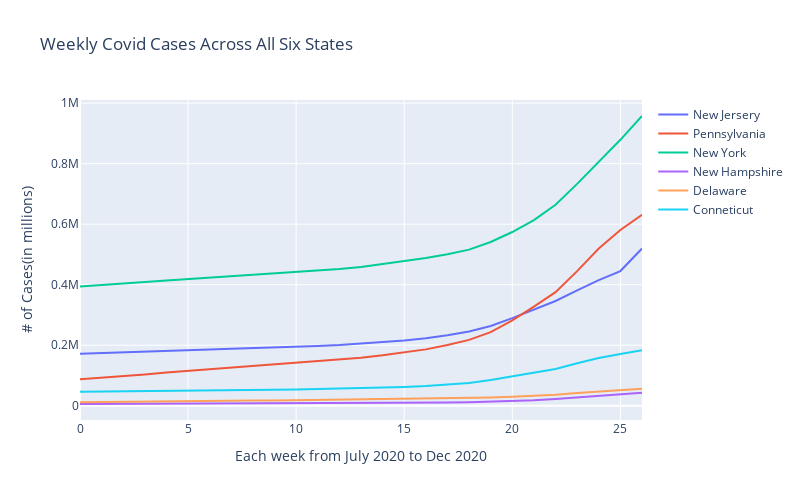

Notebook code for this chart:
### Code cell
state_deaths = pd.DataFrame({
  "New Jersery": weekly_nj_cases_info,
  "Pennsylvania": state_cases_and_deaths["PA"]["case_info"],
  "New York": state_cases_and_deaths["NY"]["case_info"],
  "New Hampshire": state_cases_and_deaths["NH"]["case_info"],
  "Delaware": state_cases_and_deaths["DE"]["case_info"],
  "Conneticut": state_cases_and_deaths["CT"]["case_info"]
})

fig = go.Figure()
for state in state_deaths.columns:
    fig.add_trace(go.Scatter(x=state_deaths.index, y=state_deaths[state], mode='lines', name=state))
fig.update_layout(
    title='Weekly Covid Cases Across All Six States',
    xaxis=dict(title='Each week from July 2020 to Dec 2020'),
    yaxis=dict(title='# of Cases(in millions)'),
    showlegend=True,
    width=800,
    height=500 
)

# fig.write_image("cases_across_states.png")
# Image(filename="cases_across_states.png")

### Figure 1 — Plotly figure (JSON) as saved in the notebook; plotly's stock layout.template omitted (floating-point values rounded to 4 significant figures)
{"data": [{"mode": "lines", "name": "New Jersery", "type": "scatter", "x": [0, 1, 2, 3, 4, 5, 6, 7, 8, 9, 10, 11, 12, 13, 14, 15, 16, 17, 18, 19, 20, 21, 22, 23, 24, 25, 26], "y": [171841, 173893, 176012, 177591, 180598, 183327, 185938, 188378, 190306, 192595, 194988, 197792, 200987, 205274, 209850, 216023, 223223, 232997, 245257, 263495, 289562, 317905, 346206, 381486, 415075, 445138, 519615]}, {"mode": "lines", "name": "Pennsylvania", "type": "scatter", "x": [0, 1, 2, 3, 4, 5, 6, 7, 8, 9, 10, 11, 12, 13, 14, 15, 16, 17, 18, 19, 20, 21, 22, 23, 24, 25, 26], "y": [87240, 92148, 97665, 103394, 110201, 115714, 121128, 126149, 130536, 135607, 141287, 146988, 152543, 158967, 166552, 175922, 186297, 200674, 217666, 243368, 281852, 327829, 375431, 444857, 519369, 581026, 631333]}, {"mode": "lines", "name": "New York", "type": "scatter", "x": [0, 1, 2, 3, 4, 5, 6, 7, 8, 9, 10, 11, 12, 13, 14, 15, 16, 17, 18, 19, 20, 21, 22, 23, 24, 25, 26], "y": [394248, 398383, 404075, 408945, 413662, 418292, 422772, 427271, 431409, 436287, 441223, 446435, 451961, 458718, 468337, 478009, 488575, 500746, 515884, 541034, 574141, 613335, 664307, 733133, 804624, 878771, 957481]}, {"mode": "lines", "name": "New Hampshire", "type": "scatter", "x": [0, 1, 2, 3, 4, 5, 6, 7, 8, 9, 10, 11, 12, 13, 14, 15, 16, 17, 18, 19, 20, 21, 22, 23, 24, 25, 26], "y": [5802, 5952, 6113, 6294, 6513, 6719, 6886, 7036, 7159, 7297, 7517, 7780, 8007, 8266, 8731, 9349, 9917, 10641, 11563, 13148, 15749, 18382, 22332, 27592, 33433, 36542, 43242]}, {"mode": "lines", "name": "Delaware", "type": "scatter", "x": [0, 1, 2, 3, 4, 5, 6, 7, 8, 9, 10, 11, 12, 13, 14, 15, 16, 17, 18, 19, 20, 21, 22, 23, 24, 25, 26], "y": [11510, 12462, 13050, 13792, 14689, 15296, 15849, 16638, 16969, 17549, 18308, 19226, 19830, 20613, 21550, 22465, 23375, 24398, 25533, 27353, 29775, 33004, 36703, 42393, 47929, 52181, 56596]}, {"mode": "lines", "name": "Conneticut", "type": "scatter", "x": [0, 1, 2, 3, 4, 5, 6, 7, 8, 9, 10, 11, 12, 13, 14, 15, 16, 17, 18, 19, 20, 21, 22, 23, 24, 25, 26], "y": [46572, 47108, 47636, 48198, 49540, 50223, 50687, 51314, 52220, 53108, 53871, 55166, 56315, 57550, 59364, 61861, 64871, 69127, 75373, 84741, 97028, 109152, 121426, 140548, 157781, 170705, 183663]}], "layout": {"height": 500, "showlegend": true, "title": {"text": "Weekly Covid Cases Across All Six States"}, "width": 800, "xaxis": {"title": {"text": "Each week from July 2020 to Dec 2020"}}, "yaxis": {"title": {"text": "# of Cases(in millions)"}}}}
